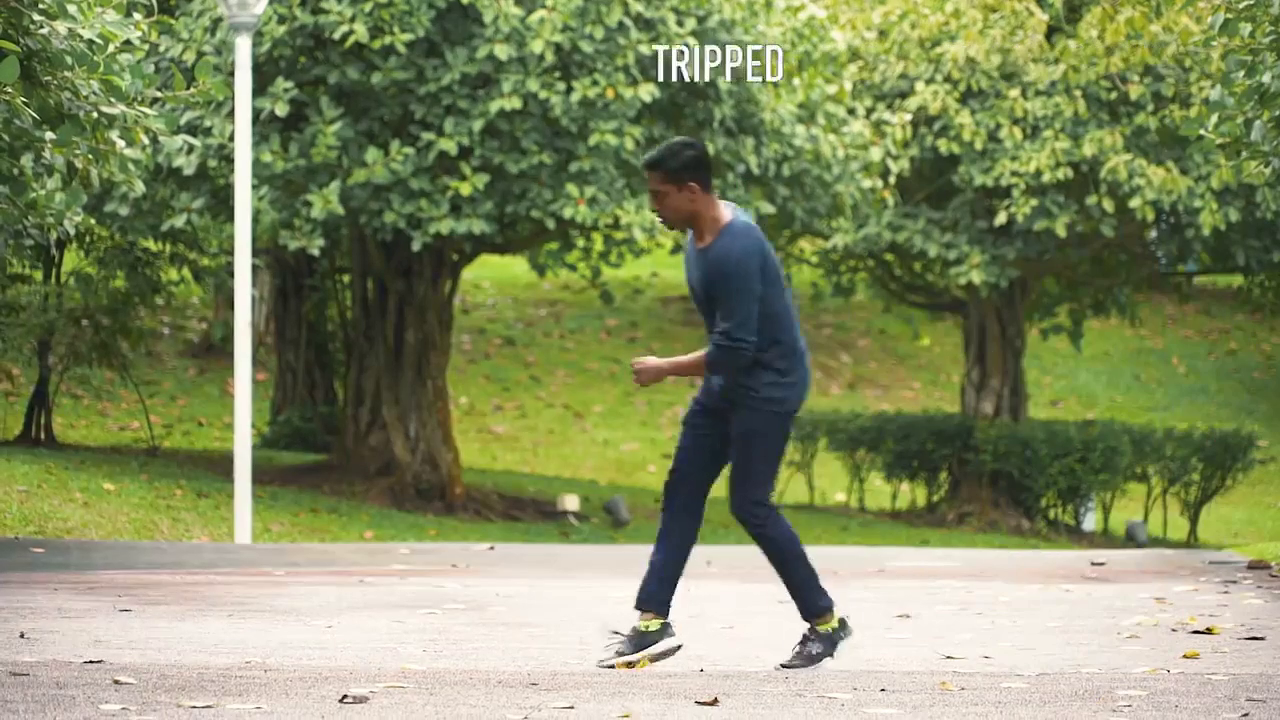
#> input picture frame 29 of Task 4/task_4_video.mp4, 1280 x 720 px, given in place of task_2_video.mp4, which was not available
$ python task_2.py
#> lines starting #> are read from the running program, lines starting #| are printed output that depends on the picture; after the words box and inside, x2 and y2 are one past the last pixel; in counts of white or black regions, pixels touching at a corner belong together; pictures that were not available may be replaced by others from this repository, and a replacement may not be noted
import cv2
import numpy as np

video_path = "Task 2/task_2_video.mp4"
output_video_path = "Task 2/output_task_2.mp4"
cap = cv2.VideoCapture(video_path)
width = int(cap.get(3))
height = int(cap.get(4))
fps = int(cap.get(5))

fourcc = cv2.VideoWriter_fourcc(*'mp4v')
out = cv2.VideoWriter(output_video_path, fourcc, fps, (width, height))
lower_green = np.array([30, 100, 100])
upper_green = np.array([70, 255, 212])
while cap.isOpened():
    ret, frame = cap.read()
#> frame is the input picture: shape (720, 1280, 3); mean B, G, R 98.9, 139.5, 130.7
    if not ret:
        break
    hsv_frame = cv2.cvtColor(frame, cv2.COLOR_BGR2HSV)
#> hsv_frame: shape (720, 1280, 3); mean H, S, V 36.4, 91.6, 142.9
    mask = cv2.inRange(hsv_frame, lower_green, upper_green)
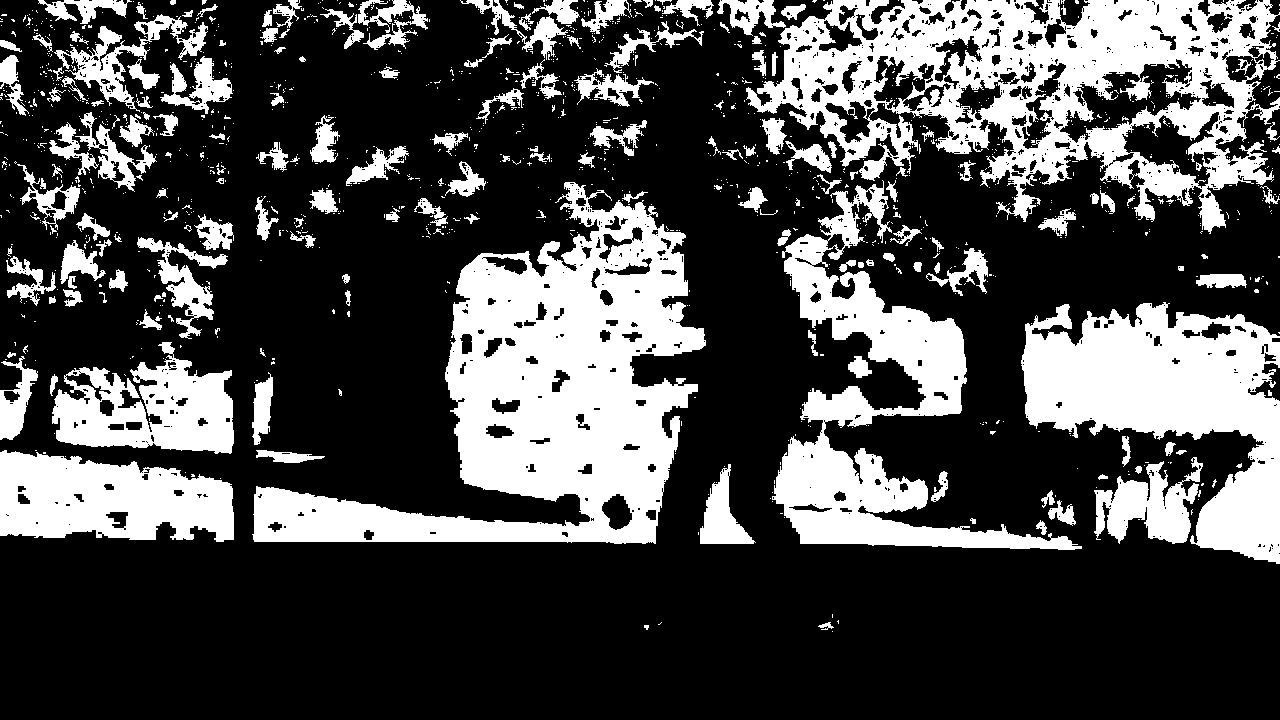
#> mask: shape (720, 1280); 29.1% white; 1264 white regions (1084 under 20 px), largest, box (x1, y1, x2, y2) and area: (252, 182, 706, 544) 65635, (746, 0, 1280, 234) 54507, (1021, 302, 1280, 564) 34087
    kernel = np.ones((3, 3), np.uint8)
    mask = cv2.dilate(mask, kernel, iterations=5)
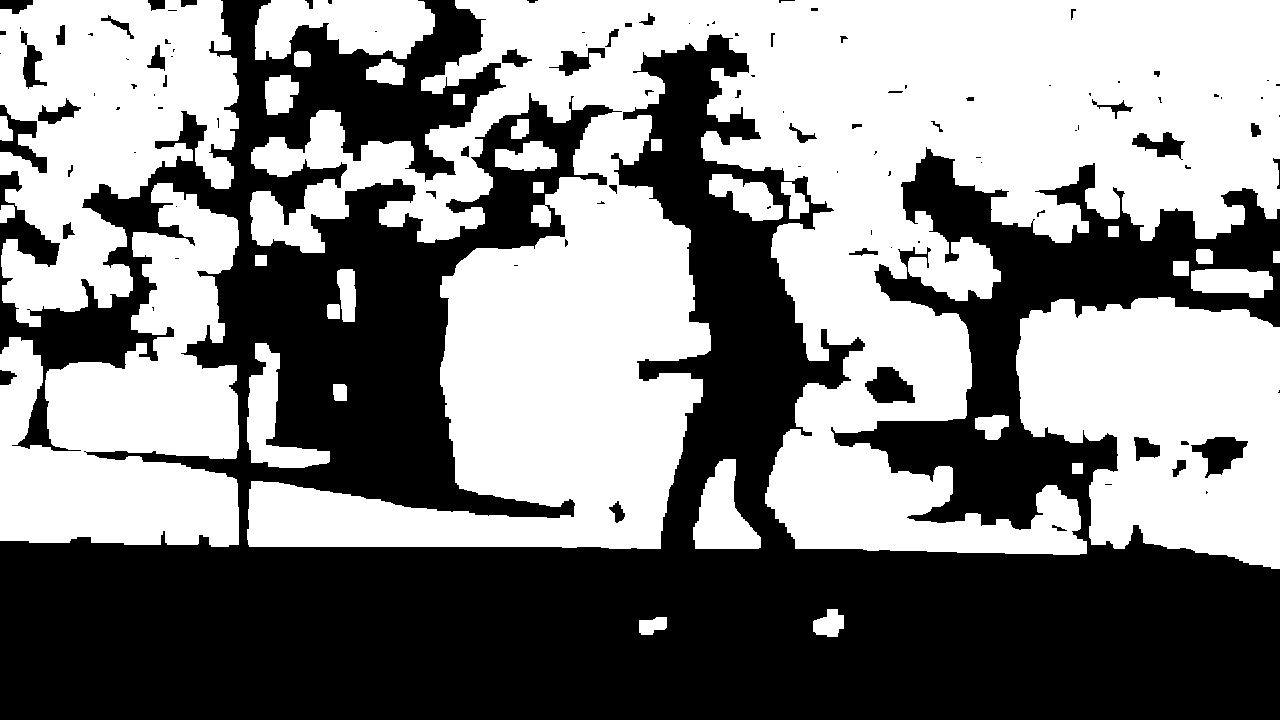
#> mask: shape (720, 1280); 51.8% white; 109 black regions (58 under 20 px), largest, box (x1, y1, x2, y2) and area: (0, 0, 1280, 720) 433575, (1191, 437, 1248, 478) 1233, (865, 367, 915, 403) 1216
    mask = cv2.erode(mask, kernel, iterations=2)
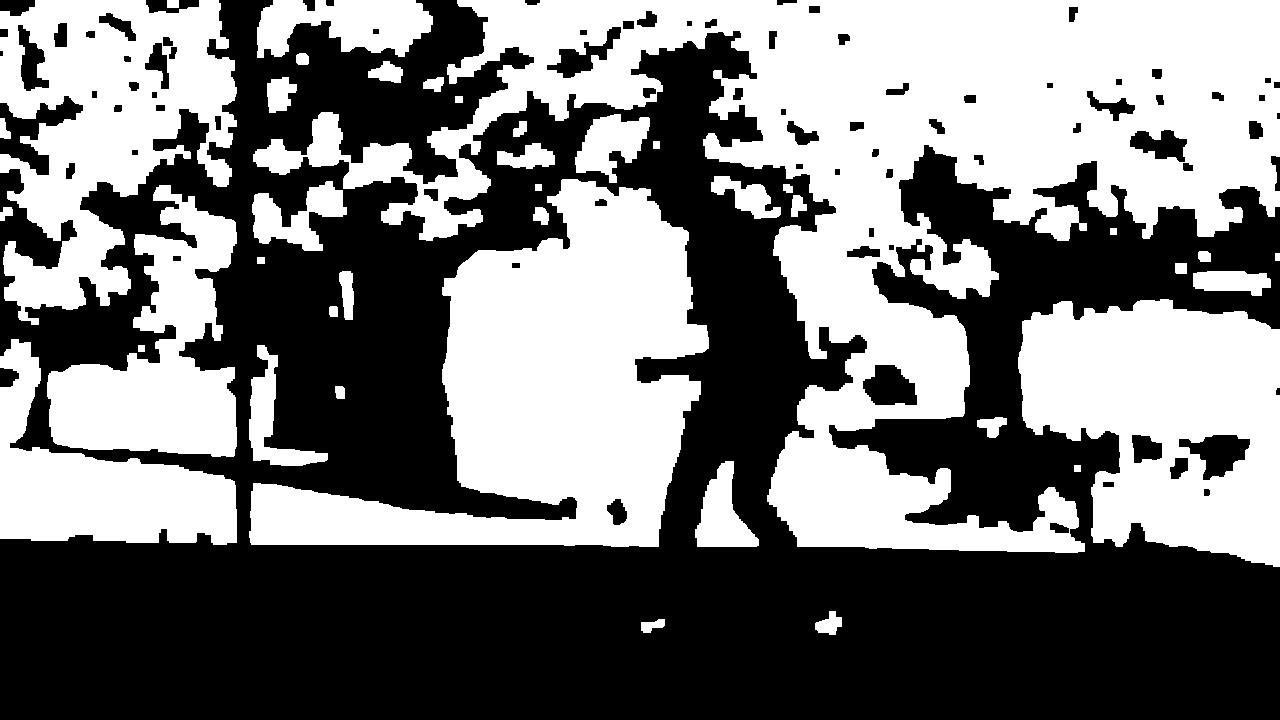
#> mask: shape (720, 1280); 46.7% white; 41 white regions
    contours, _ = cv2.findContours(mask, cv2.RETR_EXTERNAL, cv2.CHAIN_APPROX_SIMPLE)
#> contours = 41 contours; largest, box (x1, y1, x2, y2) and area: (253, 0, 1280, 553) 186176, (249, 179, 709, 547) 80487, (1018, 299, 1280, 567) 51555, (0, 0, 237, 325) 44057, (47, 185, 237, 457) 25084
    for contour in contours:
        M = cv2.moments(contour)
        if M["m00"] != 0:
            cX = int(M["m10"] / M["m00"])
            cY = int(M["m01"] / M["m00"])

            cv2.circle(frame, (cX, cY), 5, (0, 0, 255), -1)
#> this loop made 41 passes
#> (contour, cX, cY) on passes 3, 8, 15, 16, 18, 24: ([[1074, 465], [1074, 471], [1080, 471], [1080, 465]], 1077, 468), ([[138, 345], [138, 351], [144, 351], [144, 345]], 141, 348), ([[257, 257], [257, 263], [264, 263], [264, 257]], 260, 260), ([[1275, 253], [1275, 260], [1279, 260], [1279, 253]], 1277, 256), ([[1110, 228], [1110, 234], [1116, 234], [1116, 228]], 1113, 231), ([[535, 184], [535, 190], [541, 190], [541, 184]], 538, 187)
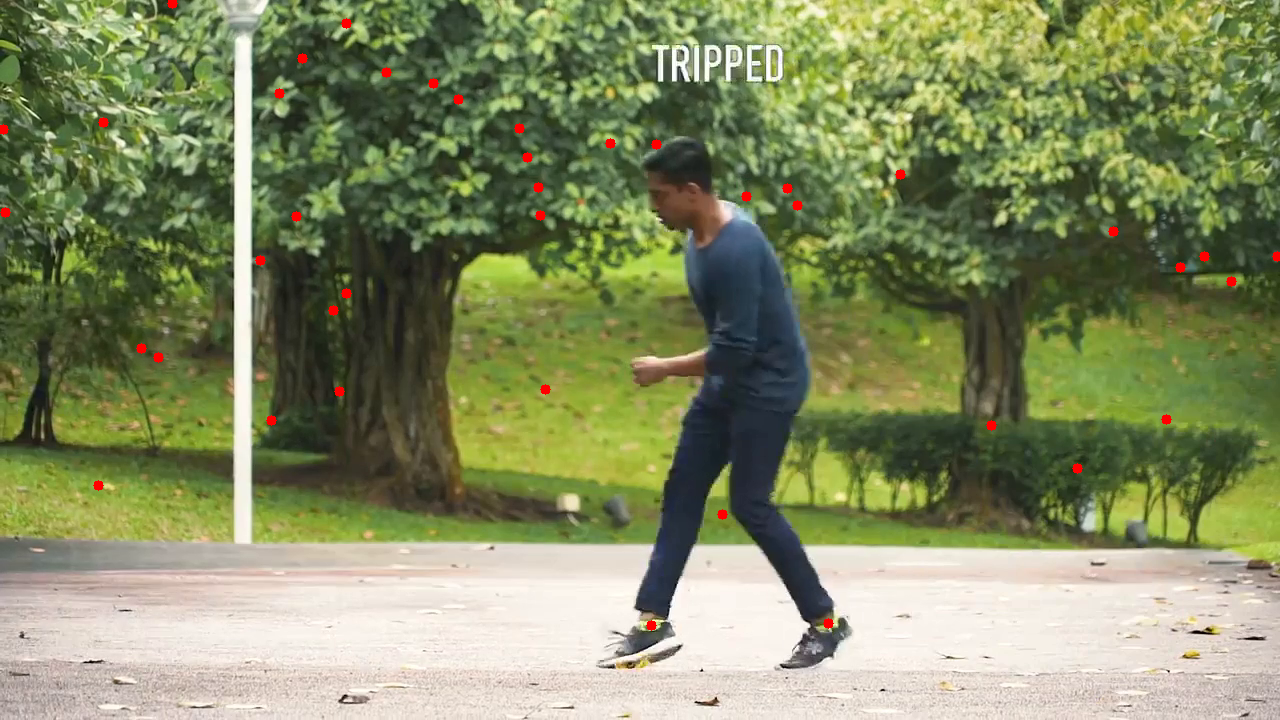
#> frame: shape (720, 1280, 3); 0.36% of pixels changed, all inside (x1, y1, x2, y2) = (0, 0, 1280, 631)
    out.write(frame)
cap.release()
out.release()

$ run again, starting later in the video
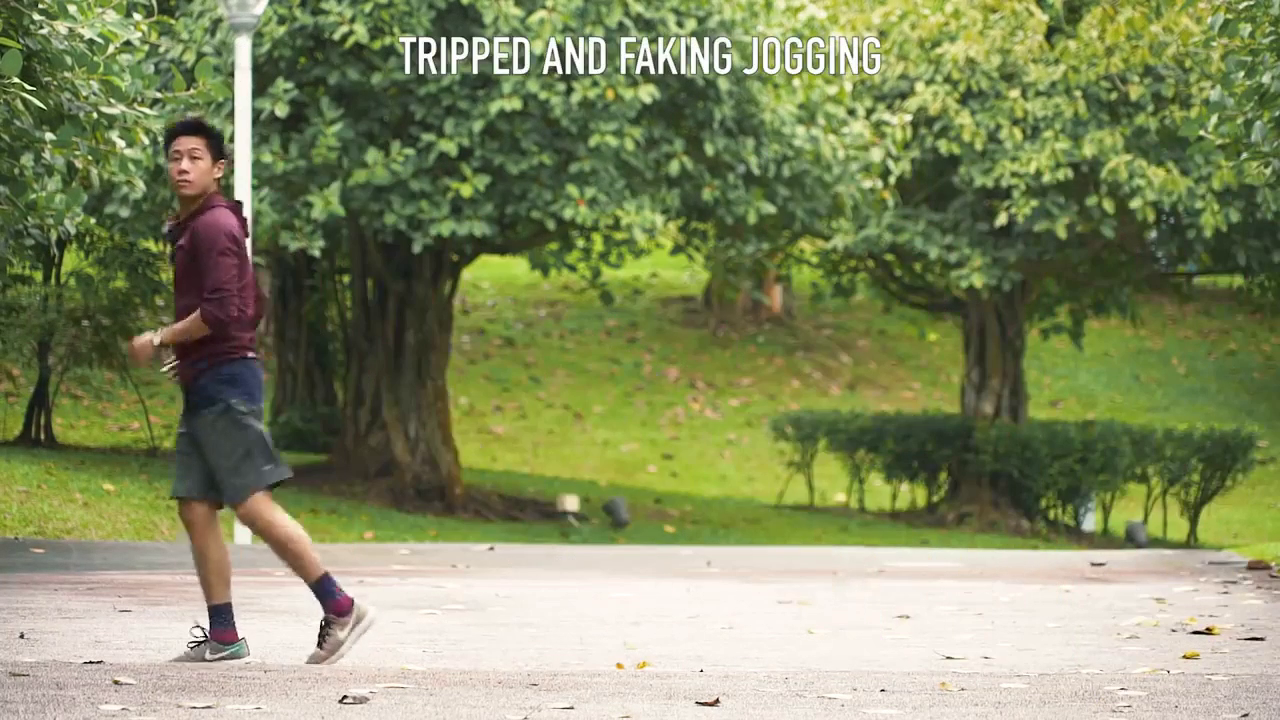
#> input picture frame 131 of Task 4/task_4_video.mp4, 1280 x 720 px, given in place of task_2_video.mp4, which was not available
#> frame is the input picture: shape (720, 1280, 3); mean B, G, R 99.1, 139.8, 132.4
#> hsv_frame: shape (720, 1280, 3); mean H, S, V 36, 90.7, 143.6
#> `mask = cv2.erode(mask, kernel, iterations=2)`:
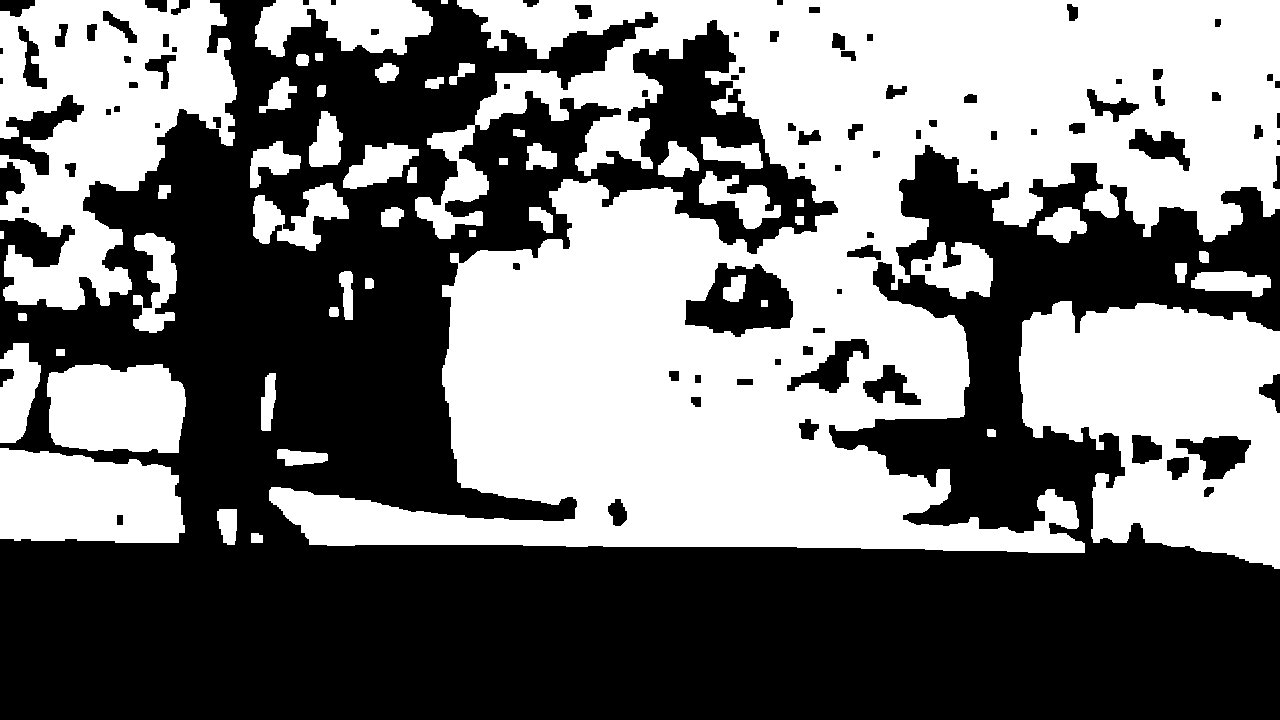
#> mask: shape (720, 1280); 46.6% white; 51 white regions
#> contours = 49 contours, 1 with area under 20; largest, box (x1, y1, x2, y2) and area: (269, 0, 1280, 553) 287690, (1019, 301, 1280, 569) 50592, (0, 0, 237, 310) 43074, (0, 448, 185, 543) 14662, (47, 364, 186, 453) 10642
#> the loop `for contour in contours:` made 49 passes
#> (contour, cX, cY) on passes 8, 20, 21, 26, 31, 47: ([[56, 349], [56, 355], [64, 355], [64, 349]], 60, 352), ([[0, 231], [0, 238], [3, 238], [3, 231]], 1, 234), ([[469, 230], [469, 236], [475, 236], [475, 230]], 472, 233), ([[797, 199], [797, 206], [803, 206], [803, 199]], 800, 202), ([[499, 158], [499, 164], [507, 164], [507, 158]], 503, 161), ([[441, 0], [441, 3], [447, 3], [447, 0]], 444, 1)
#> after the loop `for contour in contours:`:
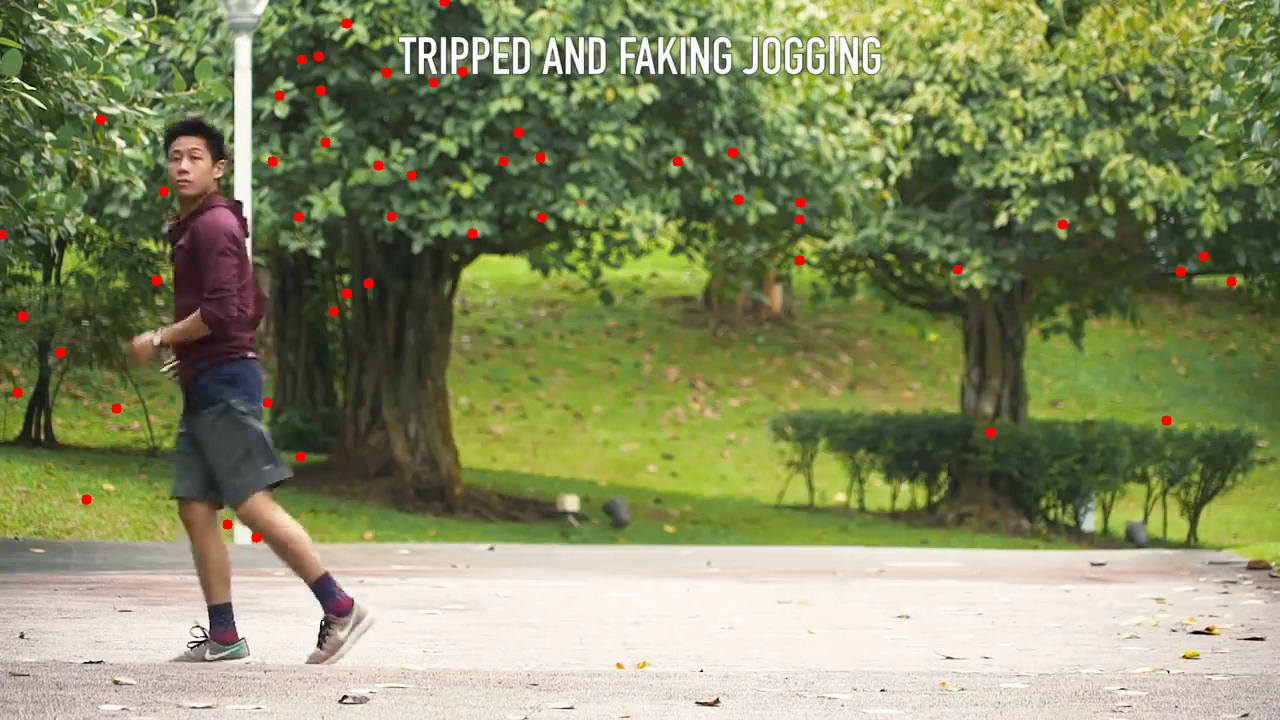
#> frame: shape (720, 1280, 3); 0.43% of pixels changed, all inside (x1, y1, x2, y2) = (0, 0, 1237, 543)
